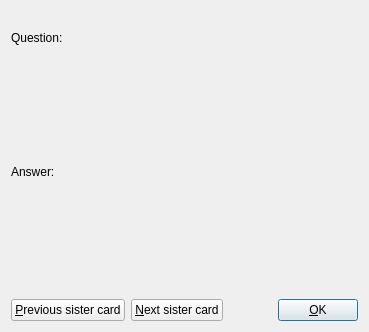
<?xml version="1.0" encoding="UTF-8"?>
<ui version="4.0">
 <class>PreviewCardsDlg</class>
 <widget class="QWidget" name="PreviewCardsDlg">
  <property name="geometry">
   <rect>
    <x>0</x>
    <y>0</y>
    <width>369</width>
    <height>332</height>
   </rect>
  </property>
  <property name="windowTitle">
   <string>Preview cards</string>
  </property>
  <layout class="QVBoxLayout" name="verticalLayout_4">
   <item>
    <layout class="QVBoxLayout" name="vertical_layout">
     <item>
      <widget class="QLabel" name="fact_view_name">
       <property name="font">
        <font>
         <weight>75</weight>
         <bold>true</bold>
        </font>
       </property>
       <property name="text">
        <string/>
       </property>
      </widget>
     </item>
     <item>
      <layout class="QVBoxLayout" name="question_box">
       <item>
        <widget class="QLabel" name="question_label">
         <property name="maximumSize">
          <size>
           <width>320</width>
           <height>16777215</height>
          </size>
         </property>
         <property name="text">
          <string>Question:</string>
         </property>
        </widget>
       </item>
       <item>
        <widget class="QWebEngineView2" name="question">
         <property name="sizePolicy">
          <sizepolicy hsizetype="Expanding" vsizetype="Expanding">
           <horstretch>0</horstretch>
           <verstretch>0</verstretch>
          </sizepolicy>
         </property>
         <property name="minimumSize">
          <size>
           <width>295</width>
           <height>50</height>
          </size>
         </property>
         <property name="acceptDrops">
          <bool>false</bool>
         </property>
         <property name="url">
          <url>
           <string>about:blank</string>
          </url>
         </property>
        </widget>
       </item>
      </layout>
     </item>
     <item>
      <layout class="QVBoxLayout" name="answer_box">
       <item>
        <widget class="QLabel" name="answer_label">
         <property name="text">
          <string>Answer:</string>
         </property>
        </widget>
       </item>
       <item>
        <widget class="QWebEngineView2" name="answer">
         <property name="sizePolicy">
          <sizepolicy hsizetype="Expanding" vsizetype="Expanding">
           <horstretch>0</horstretch>
           <verstretch>0</verstretch>
          </sizepolicy>
         </property>
         <property name="minimumSize">
          <size>
           <width>295</width>
           <height>50</height>
          </size>
         </property>
         <property name="acceptDrops">
          <bool>false</bool>
         </property>
         <property name="url">
          <url>
           <string>about:blank</string>
          </url>
         </property>
        </widget>
       </item>
      </layout>
     </item>
     <item>
      <layout class="QHBoxLayout" name="horizontalLayout">
       <item>
        <widget class="QPushButton" name="previous_button">
         <property name="text">
          <string>&amp;Previous sister card</string>
         </property>
         <property name="autoDefault">
          <bool>true</bool>
         </property>
        </widget>
       </item>
       <item>
        <widget class="QPushButton" name="next_button">
         <property name="text">
          <string>&amp;Next sister card</string>
         </property>
         <property name="autoDefault">
          <bool>true</bool>
         </property>
        </widget>
       </item>
       <item>
        <spacer name="horizontalSpacer">
         <property name="orientation">
          <enum>Qt::Horizontal</enum>
         </property>
         <property name="sizeHint" stdset="0">
          <size>
           <width>40</width>
           <height>20</height>
          </size>
         </property>
        </spacer>
       </item>
       <item>
        <widget class="QPushButton" name="OK_button">
         <property name="text">
          <string>&amp;OK</string>
         </property>
         <property name="autoDefault">
          <bool>true</bool>
         </property>
         <property name="default">
          <bool>true</bool>
         </property>
        </widget>
       </item>
      </layout>
     </item>
    </layout>
   </item>
  </layout>
 </widget>
 <customwidgets>
   <customwidget>
   <class>QWebEngineView2</class>
   <extends>QWidget</extends>
   <header>mnemosyne/pyqt_ui/qwebengineview2</header>
  </customwidget>
 </customwidgets>
 <resources/>
 <connections>
  <connection>
   <sender>previous_button</sender>
   <signal>clicked()</signal>
   <receiver>PreviewCardsDlg</receiver>
   <slot>previous</slot>
   <hints>
    <hint type="sourcelabel">
     <x>48</x>
     <y>270</y>
    </hint>
    <hint type="destinationlabel">
     <x>153</x>
     <y>144</y>
    </hint>
   </hints>
  </connection>
  <connection>
   <sender>next_button</sender>
   <signal>clicked()</signal>
   <receiver>PreviewCardsDlg</receiver>
   <slot>next</slot>
   <hints>
    <hint type="sourcelabel">
     <x>270</x>
     <y>270</y>
    </hint>
    <hint type="destinationlabel">
     <x>153</x>
     <y>144</y>
    </hint>
   </hints>
  </connection>
  <connection>
   <sender>OK_button</sender>
   <signal>clicked()</signal>
   <receiver>PreviewCardsDlg</receiver>
   <slot>close()</slot>
   <hints>
    <hint type="sourcelabel">
     <x>34</x>
     <y>304</y>
    </hint>
    <hint type="destinationlabel">
     <x>153</x>
     <y>179</y>
    </hint>
   </hints>
  </connection>
 </connections>
</ui>
